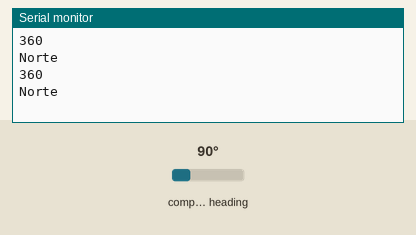
Simulated run of this sketch. Board: Arduino Uno, built with avr-gcc and run on an emulated ATmega328P. Shown: the last lines printed to the serial monitor. Inputs (shaded band) come from the test bench; at power-on: compass heading 90°.

Above: at 1.6 s.
1.7 s: compass heading set to 7°
At 3.0 s:
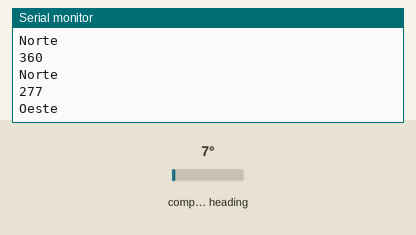
4.7 s: compass heading set to 180°
At 5.5 s:
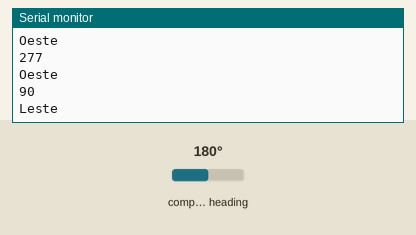
7.1 s: compass heading set to 269°
At 7.9 s:
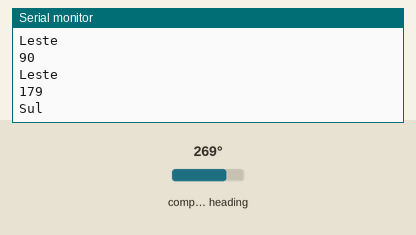
Timing chart, 0 to 10.1 s (numbered marks = the images above; inputs shaded):
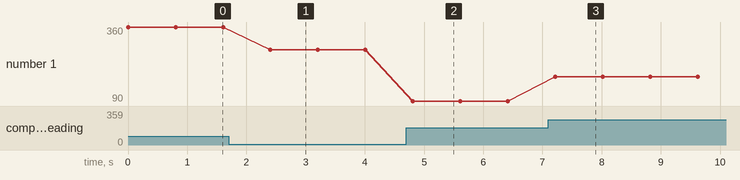

The sketch:

teste_potenciometro.ino
```cpp
#include <Wire.h> //Biblioteca de Comunicacao I2C
#include <MechaQMC5883.h> //Biblioteca do Sensor QMC5883 - Modulo GY-273


MechaQMC5883 bussola; //Criacao do objeto para o sensor

int x = 0, y = 0, z = 0;
int angulo = 0;

void setup()
{

  Wire.begin(); //Inicializacao da Comunicacao I2C
  Serial.begin(9600); //Inicializacao da comunicacao Serial

  bussola.init(); //Inicializando o Sensor QMC5883
}

void loop()
{
  bussola.read(&x,&y,&z); //Obter o valor dos eixos X, Y e Z do Sensor
  angulo = atan2(x, y)/0.0174532925; //Calculo do angulo usando os eixos X e Y atraves da formula


  //Ajuste do angulo entre 0 e 360 graus
  if(angulo < 0)
  angulo+=360;

  angulo = 360-angulo;

  Serial.println(angulo); //Imprime o valor do angulo na Serial do Arduino

  //Apresentando o sentido com base no angulo encontrado
  if (angulo > 338 || angulo < 22)
  {
    Serial.println("Norte");
  }
  if (angulo > 22 && angulo < 68)
  {
    Serial.println("Nordeste");

  }
  if (angulo > 68 && angulo < 113)
  {
    Serial.println("Leste");

  }
  if (angulo > 113 && angulo < 158)
  {
    Serial.println("Suldeste");

  }
  if (angulo > 158 && angulo < 203)
  {
    Serial.println("Sul");

  }
  if (angulo > 203 && angulo < 248)
  {
    Serial.println("Suldoste");

  }
  if (angulo > 248 && angulo < 293)
  {
    Serial.println("Oeste");

  }
  if (angulo > 293 && angulo < 338)
  {
    Serial.println("Noroeste");

  }


  delay(800); //Delay de 500 ms entre novas leituras
}
```

Measured:
- after the input at 1.7 s, the serial monitor: prints a new line after 0.71 s (image 1)
- after the input at 4.7 s, the serial monitor: prints a new line after 0.11 s (image 2)
- after the input at 7.1 s, the serial monitor: prints a new line after 0.12 s (image 3)
- plotted number 1: 360 → 277 after the input at 1.7 s, 277 → 90 after the input at 4.7 s, 90 → 179 after the input at 7.1 s
